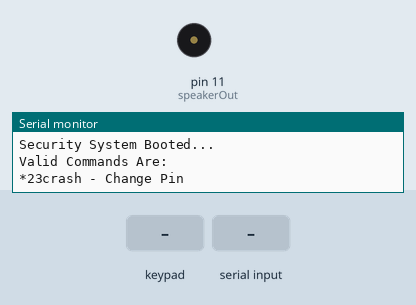
Simulated run of this sketch. Board: Arduino Uno, built with avr-gcc and run on an emulated ATmega328P. Parts: buzzer (waves = sounding), the last lines printed to the serial monitor. The inputs (shaded band) are chosen by the test bench.

Above: at 1.2 s.
1.3 s: keypad keys 1 2 3 4 pressed 0.4 s apart
At 1.55 s:
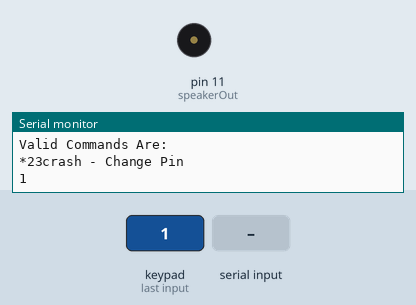
4.4 s: key 'A' pressed
At 5.6 s:
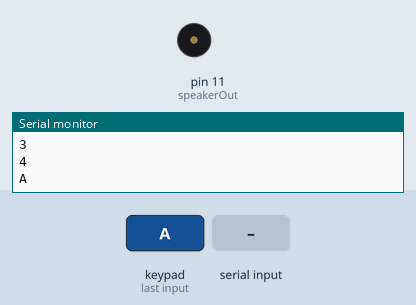
5.9 s: "90,45\n" received over Serial
At 6.7 s:
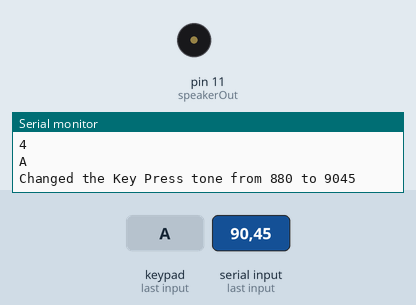
7.4 s: key 'B' pressed
At 8.6 s:
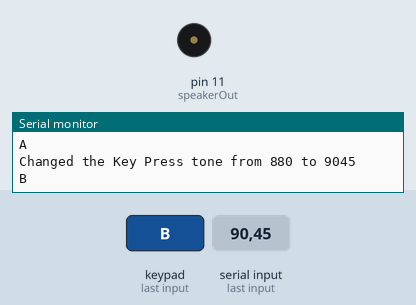
8.9 s: keypad keys 1 2 3 4 # pressed 0.4 s apart
At 9.15 s:
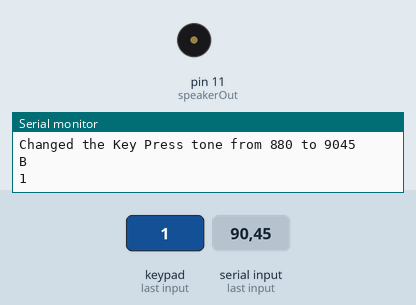
12.4 s: "c90\n" received over Serial
At 12.6 s:
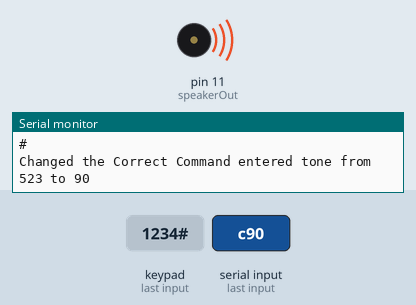
Timing chart, 0 to 15.3 s (numbered marks = the images above; inputs shaded):
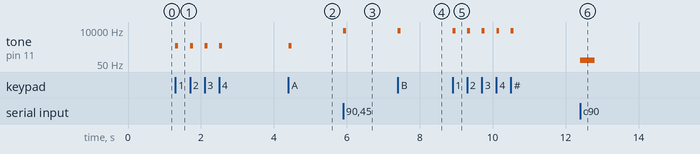

Measured:
- after the input at 1.3 s, tone on pin 11 (speakerOut): alternates 880 Hz for 0.08 s and silent for 0.32 s, 8 changes in all, then stays silent, starting at once
- after the input at 4.4 s, tone on pin 11 (speakerOut): silent → 880 Hz at once, → silent 0.08 s later
- after the input at 5.9 s, tone on pin 11 (speakerOut): silent → 9045 Hz at once, → silent 0.08 s later
- after the input at 7.4 s, tone on pin 11 (speakerOut): silent → 9045 Hz at once, → silent 0.08 s later
- after the input at 8.9 s, tone on pin 11 (speakerOut): alternates 9045 Hz for 0.08 s and silent for 0.32 s, 10 changes in all, then stays silent, starting at once
- after the input at 12.4 s, tone on pin 11 (speakerOut): silent → 90 Hz at once, → silent 0.40 s later

The sketch:

Arduino_Security_System.ino
```cpp
const byte pinLength = 4; //PIN Length (4 char)
char pin[pinLength] = {
  '1', '2', '3', '4'
};
char enteredPin[pinLength];

const char commandChar = '*';
const byte commandLength = 2; //Command Sequence Length (2 char)
const char changePinCommand[commandLength] = {
  '2', '3'
};
String enteredCommandString = "";
const int commandTimeout = 5000;
int commandStart;

#include "audio.h"
#include "serial.h"
#include "keypad.h"

void setup()
{
  Serial.begin(9600);
  while (!Serial)
  {
    ; // wait for serial port to connect. Needed for native USB port only
  }
  Serial.println("Security System Booted...");
  PrintHelp();
}

void loop()
{
  SerialRead();
  char key = GetKey();

  if (key)
  {
    Serial.println(key);
  }

  if(key == commandChar)
  {
    Serial.print("Command Entered: ");
    commandStart = millis();
    bool checkedCommand = false;
    enteredCommandString = "";
    int charIndex = 0;

    while (millis() < commandStart + commandTimeout)
    {
      key = GetKey();
      if(charIndex < commandLength)
      {
        if(key)
        {
//          enteredCommand[charIndex] = key;
          enteredCommandString += key;
          Serial.print(key);
          charIndex++;
          delay(5);
        }
      }
      else if(!checkedCommand)
      {
        checkedCommand = true;
        Serial.println("");
        if(enteredCommandString == String(changePinCommand))
        {
            delay(keyToneDuration + commandToneDelay);
            PlayTone(correctCommandTone, commandToneDuration);
            Serial.println("Change Pin Command");
        }
        else
        {
          delay(keyToneDuration + commandToneDelay);
          PlayTone(incorrectCommandTone, commandToneDuration);
          Serial.println("Invalid Command");
        }
        break;
      }

      delay(1);
    }

  }
}
```

audio.h
```cpp
/*************************************************
 * Pitches
 *************************************************/

#define NOTE_B0  31
#define NOTE_C1  33
#define NOTE_CS1 35
#define NOTE_D1  37
#define NOTE_DS1 39
#define NOTE_E1  41
#define NOTE_F1  44
#define NOTE_FS1 46
#define NOTE_G1  49
#define NOTE_GS1 52
#define NOTE_A1  55
#define NOTE_AS1 58
#define NOTE_B1  62
#define NOTE_C2  65
#define NOTE_CS2 69
#define NOTE_D2  73
#define NOTE_DS2 78
#define NOTE_E2  82
#define NOTE_F2  87
#define NOTE_FS2 93
#define NOTE_G2  98
#define NOTE_GS2 104
#define NOTE_A2  110
#define NOTE_AS2 117
#define NOTE_B2  123
#define NOTE_C3  131
#define NOTE_CS3 139
#define NOTE_D3  147
#define NOTE_DS3 156
#define NOTE_E3  165
#define NOTE_F3  175
#define NOTE_FS3 185
#define NOTE_G3  196
#define NOTE_GS3 208
#define NOTE_A3  220
#define NOTE_AS3 233
#define NOTE_B3  247
#define NOTE_C4  262
#define NOTE_CS4 277
#define NOTE_D4  294
#define NOTE_DS4 311
#define NOTE_E4  330
#define NOTE_F4  349
#define NOTE_FS4 370
#define NOTE_G4  392
#define NOTE_GS4 415
#define NOTE_A4  440
#define NOTE_AS4 466
#define NOTE_B4  494
#define NOTE_C5  523
#define NOTE_CS5 554
#define NOTE_D5  587
#define NOTE_DS5 622
#define NOTE_E5  659
#define NOTE_F5  698
#define NOTE_FS5 740
#define NOTE_G5  784
#define NOTE_GS5 831
#define NOTE_A5  880
#define NOTE_AS5 932
#define NOTE_B5  988
#define NOTE_C6  1047
#define NOTE_CS6 1109
#define NOTE_D6  1175
#define NOTE_DS6 1245
#define NOTE_E6  1319
#define NOTE_F6  1397
#define NOTE_FS6 1480
#define NOTE_G6  1568
#define NOTE_GS6 1661
#define NOTE_A6  1760
#define NOTE_AS6 1865
#define NOTE_B6  1976
#define NOTE_C7  2093
#define NOTE_CS7 2217
#define NOTE_D7  2349
#define NOTE_DS7 2489
#define NOTE_E7  2637
#define NOTE_F7  2794
#define NOTE_FS7 2960
#define NOTE_G7  3136
#define NOTE_GS7 3322
#define NOTE_A7  3520
#define NOTE_AS7 3729
#define NOTE_B7  3951
#define NOTE_C8  4186
#define NOTE_CS8 4435
#define NOTE_D8  4699
#define NOTE_DS8 4978

int speakerOut = 11;
int keyTone = NOTE_A5;
int keyToneDuration = 80;

int correctCommandTone = NOTE_C5;
int incorrectCommandTone = NOTE_C3;
int commandToneDuration = 400;
int commandToneDelay = 5;

void PlayTone (int pitch, int duration)
{
  tone(speakerOut, pitch, duration);
}
```

serial.h
```cpp
int serialToneSelect;
String serialIn = "";
int serialInInt;

void SerialRead ()
{
  while (Serial.available() > 0)
  {
    int inChar = Serial.read();
    if (isDigit(inChar))
    {
      serialIn += (char)inChar;
    }
    else if (inChar == '\n')
    {
      if(serialIn.length() > 0)
      {
        serialInInt = serialIn.toInt();
        Serial.println("");
        switch (serialToneSelect)
        {
          default:
          case 'k':
          Serial.print("Changed the Key Press tone from ");
          Serial.print(keyTone);
          PlayTone(serialInInt, keyToneDuration);
          keyTone = serialInInt;
          break;
          case 'c':
          Serial.print("Changed the Correct Command entered tone from ");
          Serial.print(correctCommandTone);
          PlayTone(serialInInt, commandToneDuration);
          correctCommandTone = serialInInt;
          break;
          case 'i':
          Serial.print("Changed the Incorrect Command entered tone from ");
          Serial.print(incorrectCommandTone);
          PlayTone(serialInInt, commandToneDuration);
          incorrectCommandTone = serialInInt;
          break;
        }

        Serial.print(" to ");
        Serial.println(serialInInt);
      }

      serialIn = "";
    }
    else
    {
      serialToneSelect = inChar;
    }
  }
}

void PrintHelp ()
{
  Serial.println("Valid Commands Are:");
  Serial.print("*");
  Serial.print(String(changePinCommand));
  Serial.println(" - Change Pin");
  Serial.println("");
}
```

keypad.h
```cpp
#include <Key.h>
#include <Keypad.h>

const byte ROWS = 4; //four rows
const byte COLS = 4; //four columns
char keys[ROWS][COLS] = {
  {'1','2','3','A'},
  {'4','5','6','B'},
  {'7','8','9','C'},
  {'*','0','#','D'}
};


byte rowPins[ROWS] = {9, 8, 7, 6}; //connect to the row pinouts of the keypad
byte colPins[COLS] = {5, 4, 3, 2}; //connect to the column pinouts of the keypad

Keypad keypad = Keypad( makeKeymap(keys), rowPins, colPins, ROWS, COLS );

char GetKey ()
{
  char key = keypad.getKey();
  if(key)
  {
    PlayTone(keyTone, keyToneDuration);
  }
  return key;
}
```
